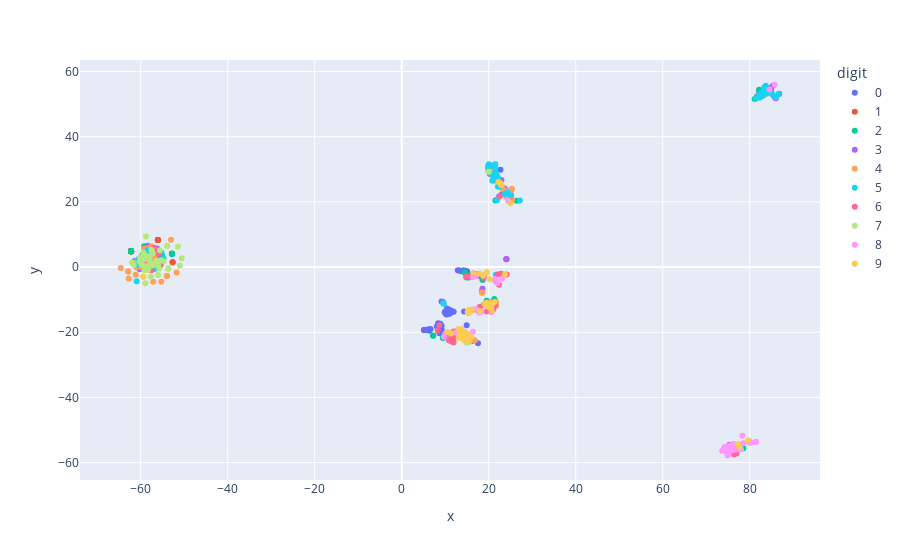

Write notebook code for a chart like this one.
### Markdown cell above
Each persistence image is then vectorized and used as a high-dimensional descriptor of the input datum. To explore similarity and differences among these descriptors we use t-SNE to generate a lower dimensional embedding for such descriptors

### Code cell
import scipy.spatial.distance as ssdist
from sklearn import manifold
from sklearn.metrics import pairwise_distances

def getEmbeddings(persImages):
    """
    Get the embeddings from the distance matrix using different methods.

    Parameters
    ----------
    persImage: array_like
        The array storing persistence images of same size.
    
    Returns
    ----------
    embeddings: ndarray 
        The array containing embeddings computed with t-SNE.
    """
    pers_images = np.asarray(persImages)
    if pers_images.ndim != 3:
        print("The dimension of the input array should be 3!\n")
        return -1
    
    pers_images = pers_images.reshape(len(pers_images), -1)
    tSNEMethod = manifold.TSNE(n_components=2, init="pca", random_state=0)
    embeddings = tSNEMethod.fit_transform(pers_images)
    
    return embeddings

digitLabels = [f[0] for f in fileLabels]
Y = getEmbeddings(persImages)
# plot the scattering 
df = pd.DataFrame(data={"x":Y[:,0], "y":Y[:,1], "digit": digitLabels, "file": fileLabels})
embeddingPlot = px.scatter(df, x="x", y="y", color="digit", hover_data=["x", "y", "file"])
iplot(embeddingPlot)

### Figure 1 — Plotly figure (JSON) as saved in the notebook; plotly's stock layout.template omitted (floating-point values rounded to 4 significant figures)
{"data": [{"customdata": [["0/101_pd.vtk"], ["0/10_pd.vtk"], ["0/126_pd.vtk"], ["0/136_pd.vtk"], ["0/13_pd.vtk"], ["0/148_pd.vtk"], ["0/157_pd.vtk"], ["0/183_pd.vtk"], ["0/188_pd.vtk"], ["0/192_pd.vtk"], ["0/194_pd.vtk"], ["0/215_pd.vtk"], ["0/246_pd.vtk"], ["0/25_pd.vtk"], ["0/269_pd.vtk"], ["0/271_pd.vtk"], ["0/28_pd.vtk"], ["0/294_pd.vtk"], ["0/296_pd.vtk"], ["0/297_pd.vtk"], ["0/305_pd.vtk"], ["0/311_pd.vtk"], ["0/312_pd.vtk"], ["0/324_pd.vtk"], ["0/327_pd.vtk"], ["0/346_pd.vtk"], ["0/365_pd.vtk"], ["0/372_pd.vtk"], ["0/380_pd.vtk"], ["0/3_pd.vtk"], ["0/407_pd.vtk"], ["0/424_pd.vtk"], ["0/440_pd.vtk"], ["0/441_pd.vtk"], ["0/443_pd.vtk"], ["0/459_pd.vtk"], ["0/485_pd.vtk"], ["0/490_pd.vtk"], ["0/498_pd.vtk"], ["0/525_pd.vtk"], ["0/545_pd.vtk"], ["0/546_pd.vtk"], ["0/552_pd.vtk"], ["0/55_pd.vtk"], ["0/561_pd.vtk"], ["0/564_pd.vtk"], ["0/567_pd.vtk"], ["0/581_pd.vtk"], ["0/69_pd.vtk"], ["0/71_pd.vtk"]], "hovertemplate": "digit=0<br>x=%{x}<br>y=%{y}<br>file=%{customdata[0]}<extra></extra>", "legendgroup": "0", "marker": {"color": "#636efa", "symbol": "circle"}, "mode": "markers", "name": "0", "orientation": "v", "showlegend": true, "type": "scatter", "x": [8.321, 10.38, 5.823, 14.25, 10.96, 14.34, 6.333, 10.54, 9.167, 8.691, 10.77, 14.91, 5.145, 17.53, 8.864, 11.45, 6.612, 10.4, 8.082, 9.894, 5.101, 6.141, 13.88, 22.7, 14.93, 21.75, 16.44, 10.14, 9.152, 9.178, 8.56, 9.947, 10.29, 14.92, 12.82, 5.66, 11.94, 21.69, 18.2, 8.39, 14.0, 12.89, 11.17, 15.03, 5.491, 11.32, 13.58, 10.16, 13.24, 10.91], "xaxis": "x", "y": [-17.72, -13.93, -19.33, -0.9837, -13.12, -13.6, -19.56, -14.02, -18.02, -20.33, -13.38, -1.611, -19.29, -23.38, -17.42, -13.38, -19.01, -12.69, -18.24, -13.88, -19.29, -19.1, -1.292, 29.89, -1.213, -4.422, -1.985, -14.3, -10.58, -19.2, -17.56, -13.8, -14.59, -17.81, -19.59, -19.28, -13.7, 20.5, -2.813, -17.22, -1.297, -0.9717, -20.42, -1.336, -19.28, -13.9, -1.18, -13.57, -1.06, -14.4], "yaxis": "y"}, {"customdata": [["1/107_pd.vtk"], ["1/135_pd.vtk"], ["1/137_pd.vtk"], ["1/143_pd.vtk"], ["1/145_pd.vtk"], ["1/14_pd.vtk"], ["1/154_pd.vtk"], ["1/168_pd.vtk"], ["1/176_pd.vtk"], ["1/178_pd.vtk"], ["1/180_pd.vtk"], ["1/189_pd.vtk"], ["1/190_pd.vtk"], ["1/191_pd.vtk"], ["1/196_pd.vtk"], ["1/202_pd.vtk"], ["1/203_pd.vtk"], ["1/204_pd.vtk"], ["1/224_pd.vtk"], ["1/228_pd.vtk"], ["1/239_pd.vtk"], ["1/251_pd.vtk"], ["1/265_pd.vtk"], ["1/267_pd.vtk"], ["1/272_pd.vtk"], ["1/276_pd.vtk"], ["1/279_pd.vtk"], ["1/288_pd.vtk"], ["1/29_pd.vtk"], ["1/2_pd.vtk"], ["1/302_pd.vtk"], ["1/314_pd.vtk"], ["1/31_pd.vtk"], ["1/329_pd.vtk"], ["1/330_pd.vtk"], ["1/332_pd.vtk"], ["1/342_pd.vtk"], ["1/345_pd.vtk"], ["1/348_pd.vtk"], ["1/350_pd.vtk"], ["1/37_pd.vtk"], ["1/39_pd.vtk"], ["1/40_pd.vtk"], ["1/46_pd.vtk"], ["1/57_pd.vtk"], ["1/5_pd.vtk"], ["1/74_pd.vtk"], ["1/89_pd.vtk"], ["1/94_pd.vtk"], ["1/96_pd.vtk"]], "hovertemplate": "digit=1<br>x=%{x}<br>y=%{y}<br>file=%{customdata[0]}<extra></extra>", "legendgroup": "1", "marker": {"color": "#EF553B", "symbol": "circle"}, "mode": "markers", "name": "1", "orientation": "v", "showlegend": true, "type": "scatter", "x": [-56.05, -56.05, -56.05, -62.22, -62.22, -56.05, -62.22, -62.22, -62.22, -62.22, -62.22, -52.65, -52.65, -62.22, -62.22, -62.22, -56.05, -62.22, -62.22, -62.22, -62.22, -62.22, -62.22, -62.22, -62.22, -62.22, -62.22, -62.22, -62.22, -62.22, -62.22, -62.22, -62.22, -62.22, -62.22, -62.22, -62.22, -62.22, -62.22, -62.22, -62.22, -62.22, -62.22, -62.22, -62.22, -62.22, -62.22, -62.22, -62.22, -62.22], "xaxis": "x", "y": [8.3, 8.3, 8.3, 4.827, 4.827, 8.3, 4.827, 4.827, 4.827, 4.827, 4.827, 1.504, 1.504, 4.827, 4.827, 4.827, 8.3, 4.827, 4.827, 4.827, 4.827, 4.827, 4.827, 4.827, 4.827, 4.827, 4.827, 4.827, 4.827, 4.827, 4.827, 4.827, 4.827, 4.827, 4.827, 4.827, 4.827, 4.827, 4.827, 4.827, 4.827, 4.827, 4.827, 4.827, 4.827, 4.827, 4.827, 4.827, 4.827, 4.827], "yaxis": "y"}, {"customdata": [["2/106_pd.vtk"], ["2/119_pd.vtk"], ["2/147_pd.vtk"], ["2/149_pd.vtk"], ["2/172_pd.vtk"], ["2/174_pd.vtk"], ["2/186_pd.vtk"], ["2/199_pd.vtk"], ["2/1_pd.vtk"], ["2/208_pd.vtk"], ["2/221_pd.vtk"], ["2/222_pd.vtk"], ["2/225_pd.vtk"], ["2/236_pd.vtk"], ["2/237_pd.vtk"], ["2/244_pd.vtk"], ["2/249_pd.vtk"], ["2/256_pd.vtk"], ["2/258_pd.vtk"], ["2/278_pd.vtk"], ["2/280_pd.vtk"], ["2/285_pd.vtk"], ["2/291_pd.vtk"], ["2/293_pd.vtk"], ["2/298_pd.vtk"], ["2/303_pd.vtk"], ["2/306_pd.vtk"], ["2/318_pd.vtk"], ["2/321_pd.vtk"], ["2/326_pd.vtk"], ["2/331_pd.vtk"], ["2/35_pd.vtk"], ["2/362_pd.vtk"], ["2/363_pd.vtk"], ["2/371_pd.vtk"], ["2/387_pd.vtk"], ["2/38_pd.vtk"], ["2/390_pd.vtk"], ["2/396_pd.vtk"], ["2/400_pd.vtk"], ["2/404_pd.vtk"], ["2/418_pd.vtk"], ["2/421_pd.vtk"], ["2/423_pd.vtk"], ["2/43_pd.vtk"], ["2/444_pd.vtk"], ["2/47_pd.vtk"], ["2/72_pd.vtk"], ["2/77_pd.vtk"], ["2/82_pd.vtk"]], "hovertemplate": "digit=2<br>x=%{x}<br>y=%{y}<br>file=%{customdata[0]}<extra></extra>", "legendgroup": "2", "marker": {"color": "#00cc96", "symbol": "circle"}, "mode": "markers", "name": "2", "orientation": "v", "showlegend": true, "type": "scatter", "x": [15.42, 20.81, 21.28, 11.27, -62.22, 9.462, -62.22, -62.22, -62.22, -62.22, 78.54, 21.56, 26.48, -52.82, -52.82, 16.08, -52.82, -52.82, -59.16, 19.53, -52.82, 7.25, -55.1, -59.24, 84.93, 18.6, -55.1, 14.4, -59.62, -59.2, -59.62, 20.44, -57.33, -59.46, -59.93, 20.82, -55.89, 82.12, -55.89, 18.58, -56.9, 15.14, 81.14, -57.9, -57.9, 24.5, 7.199, 14.91, 21.72, -57.9], "xaxis": "x", "y": [-3.195, 29.57, -9.783, -22.42, 4.827, -21.8, 4.827, 4.827, 4.827, 4.827, -55.6, 20.45, 20.32, 4.055, 4.055, -22.75, 4.055, 4.055, 1.195, -10.33, 4.055, -21.06, 3.491, 2.407, 53.88, -3.859, 3.491, -1.573, 3.595, 6.403, 3.595, 30.44, -0.1092, -0.3347, 1.377, 30.14, 2.763, 54.46, 2.763, -3.923, 2.604, -2.478, 51.61, 1.64, 1.64, 22.37, -20.98, -3.218, 28.41, 1.64], "yaxis": "y"}, {"customdata": [["3/112_pd.vtk"], ["3/142_pd.vtk"], ["3/158_pd.vtk"], ["3/173_pd.vtk"], ["3/18_pd.vtk"], ["3/195_pd.vtk"], ["3/200_pd.vtk"], ["3/205_pd.vtk"], ["3/213_pd.vtk"], ["3/216_pd.vtk"], ["3/230_pd.vtk"], ["3/231_pd.vtk"], ["3/245_pd.vtk"], ["3/270_pd.vtk"], ["3/309_pd.vtk"], ["3/30_pd.vtk"], ["3/310_pd.vtk"], ["3/313_pd.vtk"], ["3/323_pd.vtk"], ["3/32_pd.vtk"], ["3/334_pd.vtk"], ["3/335_pd.vtk"], ["3/343_pd.vtk"], ["3/349_pd.vtk"], ["3/369_pd.vtk"], ["3/381_pd.vtk"], ["3/382_pd.vtk"], ["3/402_pd.vtk"], ["3/408_pd.vtk"], ["3/437_pd.vtk"], ["3/442_pd.vtk"], ["3/449_pd.vtk"], ["3/44_pd.vtk"], ["3/450_pd.vtk"], ["3/451_pd.vtk"], ["3/453_pd.vtk"], ["3/464_pd.vtk"], ["3/493_pd.vtk"], ["3/500_pd.vtk"], ["3/505_pd.vtk"], ["3/507_pd.vtk"], ["3/515_pd.vtk"], ["3/51_pd.vtk"], ["3/524_pd.vtk"], ["3/63_pd.vtk"], ["3/68_pd.vtk"], ["3/76_pd.vtk"], ["3/87_pd.vtk"], ["3/90_pd.vtk"], ["3/93_pd.vtk"]], "hovertemplate": "digit=3<br>x=%{x}<br>y=%{y}<br>file=%{customdata[0]}<extra></extra>", "legendgroup": "3", "marker": {"color": "#ab63fa", "symbol": "circle"}, "mode": "markers", "name": "3", "orientation": "v", "showlegend": true, "type": "scatter", "x": [-57.9, 24.06, 81.66, 18.56, 75.34, -57.9, 18.8, 24.73, -57.9, 24.56, -58.21, 85.66, 84.87, 20.79, 25.13, -58.36, 21.34, 83.18, -56.52, -61.36, 83.73, 84.36, 9.505, 82.03, 84.9, -60.24, 83.69, 85.99, 24.07, -56.52, -58.41, 20.51, -56.69, -56.19, 25.11, 86.79, -56.14, 24.07, -56.36, 22.91, -59.24, 23.68, 22.42, 85.34, 18.51, 21.11, 21.11, 20.24, 23.06, -59.23], "xaxis": "x", "y": [1.64, 2.428, 52.25, -6.616, -54.52, 1.64, -2.566, 21.94, 1.64, 22.55, 0.4092, 52.36, 54.86, 31.08, 23.62, 6.554, 26.58, 53.25, 4.777, 1.885, 55.08, 54.59, -10.75, 52.96, 54.99, -0.6516, 53.76, 51.8, 2.435, 4.777, 4.477, 29.03, 3.725, 5.7, 22.19, 53.17, 3.578, 2.47, 0.1181, 26.75, 2.407, 24.12, 21.74, 55.63, -7.304, 27.43, 29.23, 28.57, 22.43, 5.025], "yaxis": "y"}, {"customdata": [["4/103_pd.vtk"], ["4/109_pd.vtk"], ["4/115_pd.vtk"], ["4/116_pd.vtk"], ["4/117_pd.vtk"], ["4/121_pd.vtk"], ["4/139_pd.vtk"], ["4/159_pd.vtk"], ["4/160_pd.vtk"], ["4/163_pd.vtk"], ["4/166_pd.vtk"], ["4/169_pd.vtk"], ["4/170_pd.vtk"], ["4/198_pd.vtk"], ["4/19_pd.vtk"], ["4/210_pd.vtk"], ["4/227_pd.vtk"], ["4/238_pd.vtk"], ["4/247_pd.vtk"], ["4/248_pd.vtk"], ["4/24_pd.vtk"], ["4/250_pd.vtk"], ["4/275_pd.vtk"], ["4/27_pd.vtk"], ["4/287_pd.vtk"], ["4/295_pd.vtk"], ["4/300_pd.vtk"], ["4/304_pd.vtk"], ["4/308_pd.vtk"], ["4/325_pd.vtk"], ["4/33_pd.vtk"], ["4/360_pd.vtk"], ["4/376_pd.vtk"], ["4/379_pd.vtk"], ["4/398_pd.vtk"], ["4/399_pd.vtk"], ["4/405_pd.vtk"], ["4/420_pd.vtk"], ["4/425_pd.vtk"], ["4/428_pd.vtk"], ["4/42_pd.vtk"], ["4/48_pd.vtk"], ["4/49_pd.vtk"], ["4/4_pd.vtk"], ["4/56_pd.vtk"], ["4/65_pd.vtk"], ["4/67_pd.vtk"], ["4/6_pd.vtk"], ["4/85_pd.vtk"], ["4/95_pd.vtk"]], "hovertemplate": "digit=4<br>x=%{x}<br>y=%{y}<br>file=%{customdata[0]}<extra></extra>", "legendgroup": "4", "marker": {"color": "#FFA15A", "symbol": "circle"}, "mode": "markers", "name": "4", "orientation": "v", "showlegend": true, "type": "scatter", "x": [-53.04, 83.3, 23.18, -57.12, -61.15, 24.72, 22.5, 21.66, -58.94, 19.98, 83.58, -56.77, -62.88, 25.38, -64.59, -62.88, 84.33, -62.75, 21.7, 21.12, 23.41, 18.51, 82.22, 22.28, -55.28, -53.97, 16.82, -53.97, -51.74, -56.9, 25.34, 19.88, -58.27, -58.29, -57.55, -60.99, 21.45, 25.16, 24.34, 24.05, -60.92, 22.15, -58.87, 24.86, 20.45, -60.75, 19.87, -59.21, -60.09, 18.47], "xaxis": "x", "y": [8.358, 52.84, 24.08, -4.489, -2.374, 21.46, 25.85, -10.67, 0.3486, 30.08, 53.01, 3.253, -1.377, 20.72, -0.25, -1.377, 53.34, -3.467, -11.85, 28.61, 23.7, -7.91, 52.69, 25.89, -4.509, -2.711, -22.48, -2.711, -1.66, 2.604, 24.02, 31.18, -0.3275, 5.76, 6.286, -0.04318, 29.81, 19.96, 23.16, 21.45, 1.287, 27.18, 4.194, 23.13, 29.57, 2.15, 29.55, 5.679, 0.1294, -7.791], "yaxis": "y"}, {"customdata": [["5/102_pd.vtk"], ["5/120_pd.vtk"], ["5/127_pd.vtk"], ["5/129_pd.vtk"], ["5/132_pd.vtk"], ["5/152_pd.vtk"], ["5/153_pd.vtk"], ["5/155_pd.vtk"], ["5/15_pd.vtk"], ["5/162_pd.vtk"], ["5/165_pd.vtk"], ["5/167_pd.vtk"], ["5/182_pd.vtk"], ["5/187_pd.vtk"], ["5/207_pd.vtk"], ["5/211_pd.vtk"], ["5/218_pd.vtk"], ["5/219_pd.vtk"], ["5/23_pd.vtk"], ["5/240_pd.vtk"], ["5/253_pd.vtk"], ["5/261_pd.vtk"], ["5/283_pd.vtk"], ["5/289_pd.vtk"], ["5/317_pd.vtk"], ["5/319_pd.vtk"], ["5/333_pd.vtk"], ["5/340_pd.vtk"], ["5/347_pd.vtk"], ["5/351_pd.vtk"], ["5/352_pd.vtk"], ["5/356_pd.vtk"], ["5/364_pd.vtk"], ["5/367_pd.vtk"], ["5/375_pd.vtk"], ["5/395_pd.vtk"], ["5/397_pd.vtk"], ["5/406_pd.vtk"], ["5/412_pd.vtk"], ["5/433_pd.vtk"], ["5/45_pd.vtk"], ["5/460_pd.vtk"], ["5/469_pd.vtk"], ["5/478_pd.vtk"], ["5/483_pd.vtk"], ["5/491_pd.vtk"], ["5/52_pd.vtk"], ["5/53_pd.vtk"], ["5/59_pd.vtk"], ["5/8_pd.vtk"]], "hovertemplate": "digit=5<br>x=%{x}<br>y=%{y}<br>file=%{customdata[0]}<extra></extra>", "legendgroup": "5", "marker": {"color": "#19d3f3", "symbol": "circle"}, "mode": "markers", "name": "5", "orientation": "v", "showlegend": true, "type": "scatter", "x": [21.65, 24.42, 21.24, 20.51, 82.78, 22.57, 82.32, 21.89, 21.51, 21.59, 21.53, 86.05, -60.46, 83.48, 27.16, 25.05, -56.81, 21.91, 81.74, 83.57, 20.81, 83.7, 22.12, 82.64, -58.01, 81.37, 20.04, 82.96, 85.23, 22.11, 9.675, 23.7, -54.75, 86.6, 83.94, 82.95, 23.9, 9.566, 19.83, 21.66, 17.37, -60.93, 83.3, 20.82, -60.59, -58.53, 82.5, 21.22, -55.21, -55.25], "xaxis": "x", "y": [-2.326, 22.84, 28.16, 28.61, 53.63, 24.68, 51.96, 28.05, 31.53, 29.19, 30.17, 52.1, 2.509, 53.93, 20.47, 22.03, -0.5736, 20.5, 52.29, 54.89, 26.47, 55.68, 27.51, 52.58, 4.463, 51.75, 31.59, 53.71, 52.94, 24.71, -11.22, 22.36, 2.609, 53.0, 53.25, 52.47, 22.55, -11.08, 30.49, 27.57, -2.381, -4.339, 55.09, 28.09, 0.7373, 5.156, 53.05, 30.79, 4.489, 1.298], "yaxis": "y"}, {"customdata": [["6/100_pd.vtk"], ["6/11_pd.vtk"], ["6/123_pd.vtk"], ["6/130_pd.vtk"], ["6/131_pd.vtk"], ["6/138_pd.vtk"], ["6/140_pd.vtk"], ["6/156_pd.vtk"], ["6/161_pd.vtk"], ["6/164_pd.vtk"], ["6/197_pd.vtk"], ["6/201_pd.vtk"], ["6/217_pd.vtk"], ["6/21_pd.vtk"], ["6/22_pd.vtk"], ["6/259_pd.vtk"], ["6/286_pd.vtk"], ["6/316_pd.vtk"], ["6/339_pd.vtk"], ["6/341_pd.vtk"], ["6/353_pd.vtk"], ["6/361_pd.vtk"], ["6/366_pd.vtk"], ["6/368_pd.vtk"], ["6/384_pd.vtk"], ["6/386_pd.vtk"], ["6/392_pd.vtk"], ["6/439_pd.vtk"], ["6/445_pd.vtk"], ["6/446_pd.vtk"], ["6/457_pd.vtk"], ["6/461_pd.vtk"], ["6/462_pd.vtk"], ["6/463_pd.vtk"], ["6/472_pd.vtk"], ["6/499_pd.vtk"], ["6/508_pd.vtk"], ["6/50_pd.vtk"], ["6/514_pd.vtk"], ["6/517_pd.vtk"], ["6/534_pd.vtk"], ["6/54_pd.vtk"], ["6/559_pd.vtk"], ["6/566_pd.vtk"], ["6/568_pd.vtk"], ["6/66_pd.vtk"], ["6/81_pd.vtk"], ["6/88_pd.vtk"], ["6/91_pd.vtk"], ["6/98_pd.vtk"]], "hovertemplate": "digit=6<br>x=%{x}<br>y=%{y}<br>file=%{customdata[0]}<extra></extra>", "legendgroup": "6", "marker": {"color": "#FF6692", "symbol": "circle"}, "mode": "markers", "name": "6", "orientation": "v", "showlegend": true, "type": "scatter", "x": [10.1, 11.96, 77.0, -55.9, -57.55, 24.12, 15.82, 11.36, 21.49, 11.92, 20.89, 22.77, 15.48, 16.24, 9.734, 8.649, 11.9, 15.53, 14.78, 22.35, -56.89, 18.83, 76.26, 13.06, 12.16, 13.63, 20.08, 17.9, 22.49, 17.2, 18.1, 12.76, 17.02, 17.47, 76.4, 20.7, 15.45, 24.76, 22.07, 19.55, 11.37, 8.277, -55.42, -59.16, 14.48, 22.9, 18.85, 10.84, 20.11, 21.07], "xaxis": "x", "y": [-20.88, -19.75, -57.15, 4.142, -0.9351, -2.245, -22.33, -22.78, -11.56, -23.15, -12.59, -2.079, -22.81, -13.06, -21.51, -17.86, -21.95, -3.05, -3.001, -5.457, 5.912, -11.55, -54.42, -20.93, -21.14, -19.07, -11.99, -12.28, 21.64, -2.15, -13.36, -20.72, -2.809, -13.35, -57.55, -10.73, -22.21, 20.18, -2.255, -13.63, -21.67, -19.42, 0.6015, 1.195, -19.98, -2.084, -3.26, -22.45, -11.4, -12.97], "yaxis": "y"}, {"customdata": [["7/0_pd.vtk"], ["7/111_pd.vtk"], ["7/114_pd.vtk"], ["7/122_pd.vtk"], ["7/124_pd.vtk"], ["7/133_pd.vtk"], ["7/141_pd.vtk"], ["7/144_pd.vtk"], ["7/171_pd.vtk"], ["7/175_pd.vtk"], ["7/17_pd.vtk"], ["7/220_pd.vtk"], ["7/223_pd.vtk"], ["7/229_pd.vtk"], ["7/234_pd.vtk"], ["7/243_pd.vtk"], ["7/254_pd.vtk"], ["7/255_pd.vtk"], ["7/262_pd.vtk"], ["7/263_pd.vtk"], ["7/26_pd.vtk"], ["7/282_pd.vtk"], ["7/301_pd.vtk"], ["7/307_pd.vtk"], ["7/328_pd.vtk"], ["7/337_pd.vtk"], ["7/34_pd.vtk"], ["7/358_pd.vtk"], ["7/36_pd.vtk"], ["7/370_pd.vtk"], ["7/383_pd.vtk"], ["7/410_pd.vtk"], ["7/411_pd.vtk"], ["7/413_pd.vtk"], ["7/415_pd.vtk"], ["7/41_pd.vtk"], ["7/438_pd.vtk"], ["7/468_pd.vtk"], ["7/482_pd.vtk"], ["7/494_pd.vtk"], ["7/510_pd.vtk"], ["7/60_pd.vtk"], ["7/64_pd.vtk"], ["7/70_pd.vtk"], ["7/75_pd.vtk"], ["7/79_pd.vtk"], ["7/80_pd.vtk"], ["7/83_pd.vtk"], ["7/86_pd.vtk"], ["7/97_pd.vtk"]], "hovertemplate": "digit=7<br>x=%{x}<br>y=%{y}<br>file=%{customdata[0]}<extra></extra>", "legendgroup": "7", "marker": {"color": "#B6E880", "symbol": "circle"}, "mode": "markers", "name": "7", "orientation": "v", "showlegend": true, "type": "scatter", "x": [-59.24, -59.24, -55.99, -59.24, -59.16, -55.6, -53.91, -53.91, -50.57, -58.9, -58.76, -57.66, -51.44, -51.03, -56.02, -56.02, -57.9, -53.67, -53.67, -53.67, -55.75, -57.52, -59.02, -56.88, -57.52, -56.88, -57.27, -57.27, -58.01, -58.01, -58.01, -58.01, -58.01, -58.01, -56.41, 20.01, -56.41, 14.93, -56.41, -54.73, -60.24, -58.38, -55.43, -57.7, -59.83, -61.96, -60.15, -59.39, -58.94, -61.56], "xaxis": "x", "y": [2.407, 2.407, 0.877, 2.407, -0.9322, 5.145, 6.485, 6.485, 2.702, -4.971, 9.371, -2.947, 6.256, 0.3874, -2.403, -2.403, 1.64, -0.451, -0.451, -0.451, -0.4066, 5.21, 3.651, 0.7429, 5.21, 0.7429, 4.21, 4.21, 3.196, 3.196, 3.196, 3.196, 3.196, 3.196, 1.755, 29.27, 1.755, -23.23, 1.755, 1.787, 1.719, -0.9987, 2.073, 0.3078, 0.7099, 1.372, 2.987, 4.466, 0.3486, 0.6241], "yaxis": "y"}, {"customdata": [["8/110_pd.vtk"], ["8/128_pd.vtk"], ["8/134_pd.vtk"], ["8/146_pd.vtk"], ["8/177_pd.vtk"], ["8/179_pd.vtk"], ["8/181_pd.vtk"], ["8/184_pd.vtk"], ["8/226_pd.vtk"], ["8/232_pd.vtk"], ["8/233_pd.vtk"], ["8/242_pd.vtk"], ["8/257_pd.vtk"], ["8/260_pd.vtk"], ["8/266_pd.vtk"], ["8/268_pd.vtk"], ["8/277_pd.vtk"], ["8/290_pd.vtk"], ["8/299_pd.vtk"], ["8/338_pd.vtk"], ["8/344_pd.vtk"], ["8/355_pd.vtk"], ["8/373_pd.vtk"], ["8/374_pd.vtk"], ["8/391_pd.vtk"], ["8/401_pd.vtk"], ["8/403_pd.vtk"], ["8/429_pd.vtk"], ["8/431_pd.vtk"], ["8/435_pd.vtk"], ["8/436_pd.vtk"], ["8/458_pd.vtk"], ["8/465_pd.vtk"], ["8/466_pd.vtk"], ["8/470_pd.vtk"], ["8/474_pd.vtk"], ["8/486_pd.vtk"], ["8/495_pd.vtk"], ["8/520_pd.vtk"], ["8/527_pd.vtk"], ["8/538_pd.vtk"], ["8/542_pd.vtk"], ["8/543_pd.vtk"], ["8/553_pd.vtk"], ["8/563_pd.vtk"], ["8/572_pd.vtk"], ["8/580_pd.vtk"], ["8/582_pd.vtk"], ["8/61_pd.vtk"], ["8/84_pd.vtk"]], "hovertemplate": "digit=8<br>x=%{x}<br>y=%{y}<br>file=%{customdata[0]}<extra></extra>", "legendgroup": "8", "marker": {"color": "#FF97FF", "symbol": "circle"}, "mode": "markers", "name": "8", "orientation": "v", "showlegend": true, "type": "scatter", "x": [76.19, 73.66, 75.67, 75.81, 75.52, 81.42, 75.97, 9.736, 17.08, 16.96, 78.0, 20.64, 79.81, 78.48, 74.94, 23.06, 17.89, 21.94, 80.16, 16.36, 74.72, 75.18, 75.56, 74.18, 22.04, 81.44, 74.83, 79.84, 74.91, 20.68, 21.47, 76.3, 85.73, 74.11, 75.65, 74.75, 12.31, 80.34, 14.45, 77.09, 79.67, 84.58, 78.3, 16.33, 74.61, 75.65, 18.32, 24.46, 13.72, 21.29], "xaxis": "x", "y": [-56.11, -56.35, -55.3, -56.1, -56.32, -53.71, -55.33, -21.35, -12.84, -2.7, -55.87, -12.07, -53.3, -54.05, -54.97, -3.543, -13.97, -4.51, -53.69, -19.86, -56.71, -56.97, -55.3, -55.2, -4.973, -53.71, -56.63, -53.92, -57.74, -13.88, -3.661, -54.29, 55.95, -55.75, -54.65, -55.9, -20.12, -53.9, -19.81, -56.01, -53.59, 54.52, -51.76, -3.034, -55.57, -56.05, -13.73, 20.35, -19.43, -4.035], "yaxis": "y"}, {"customdata": [["9/104_pd.vtk"], ["9/105_pd.vtk"], ["9/108_pd.vtk"], ["9/113_pd.vtk"], ["9/118_pd.vtk"], ["9/125_pd.vtk"], ["9/12_pd.vtk"], ["9/150_pd.vtk"], ["9/151_pd.vtk"], ["9/16_pd.vtk"], ["9/185_pd.vtk"], ["9/193_pd.vtk"], ["9/206_pd.vtk"], ["9/209_pd.vtk"], ["9/20_pd.vtk"], ["9/212_pd.vtk"], ["9/214_pd.vtk"], ["9/235_pd.vtk"], ["9/241_pd.vtk"], ["9/252_pd.vtk"], ["9/264_pd.vtk"], ["9/273_pd.vtk"], ["9/274_pd.vtk"], ["9/281_pd.vtk"], ["9/284_pd.vtk"], ["9/292_pd.vtk"], ["9/315_pd.vtk"], ["9/320_pd.vtk"], ["9/322_pd.vtk"], ["9/336_pd.vtk"], ["9/359_pd.vtk"], ["9/389_pd.vtk"], ["9/394_pd.vtk"], ["9/414_pd.vtk"], ["9/417_pd.vtk"], ["9/422_pd.vtk"], ["9/426_pd.vtk"], ["9/434_pd.vtk"], ["9/448_pd.vtk"], ["9/454_pd.vtk"], ["9/471_pd.vtk"], ["9/479_pd.vtk"], ["9/58_pd.vtk"], ["9/62_pd.vtk"], ["9/73_pd.vtk"], ["9/78_pd.vtk"], ["9/7_pd.vtk"], ["9/92_pd.vtk"], ["9/99_pd.vtk"], ["9/9_pd.vtk"]], "hovertemplate": "digit=9<br>x=%{x}<br>y=%{y}<br>file=%{customdata[0]}<extra></extra>", "legendgroup": "9", "marker": {"color": "#FECB52", "symbol": "circle"}, "mode": "markers", "name": "9", "orientation": "v", "showlegend": true, "type": "scatter", "x": [22.21, 15.69, 15.68, 14.98, 13.29, 17.9, 13.81, 13.65, 19.57, 15.39, 22.92, 15.24, 79.61, -59.4, -59.4, 20.65, 19.09, 15.31, 17.89, 14.31, 21.29, 18.75, 13.05, 20.19, 15.52, 16.05, 10.48, 19.55, 20.66, 11.29, 77.28, 20.23, 25.02, 14.64, 20.11, 13.53, 15.96, 14.64, 23.75, 15.52, 13.99, 16.51, 20.26, 22.88, 19.21, 77.62, 20.65, 15.04, 15.16, 13.09], "xaxis": "x", "y": [26.11, -13.69, -22.67, -20.42, -20.66, -13.45, -21.59, -19.08, -1.577, -14.15, 25.51, -20.69, -53.19, -2.928, -2.928, -11.61, -11.28, -13.28, -1.967, -22.47, -10.77, -2.69, -18.97, -12.51, -13.42, -13.09, -19.95, -10.96, -13.32, -20.39, -54.35, -11.89, 19.56, -20.05, -11.4, -20.82, -21.57, -20.05, -2.29, -13.41, -20.82, -1.88, -3.724, 25.12, -11.49, -55.25, -11.05, -21.55, -13.81, -21.76], "yaxis": "y"}], "layout": {"legend": {"title": {"text": "digit"}, "tracegroupgap": 0}, "margin": {"t": 60}, "xaxis": {"anchor": "y", "domain": [0, 1], "title": {"text": "x"}}, "yaxis": {"anchor": "x", "domain": [0, 1], "title": {"text": "y"}}}}
